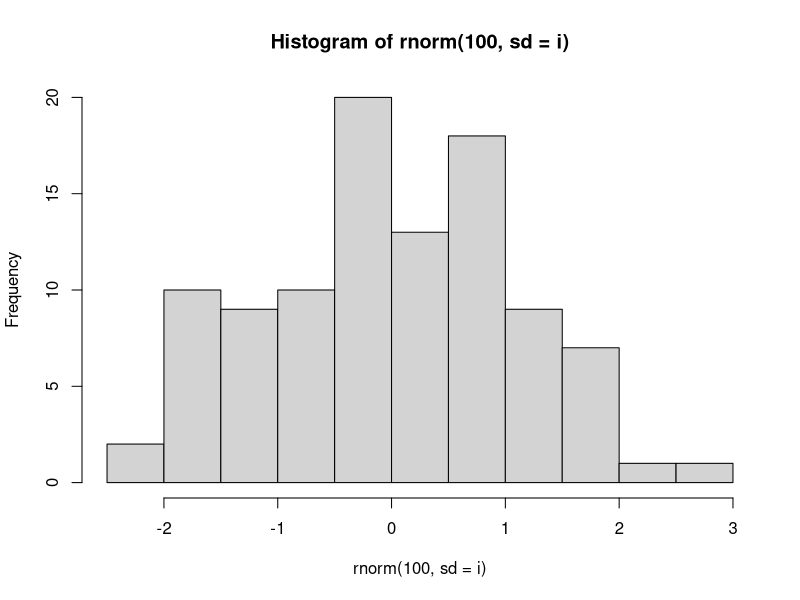
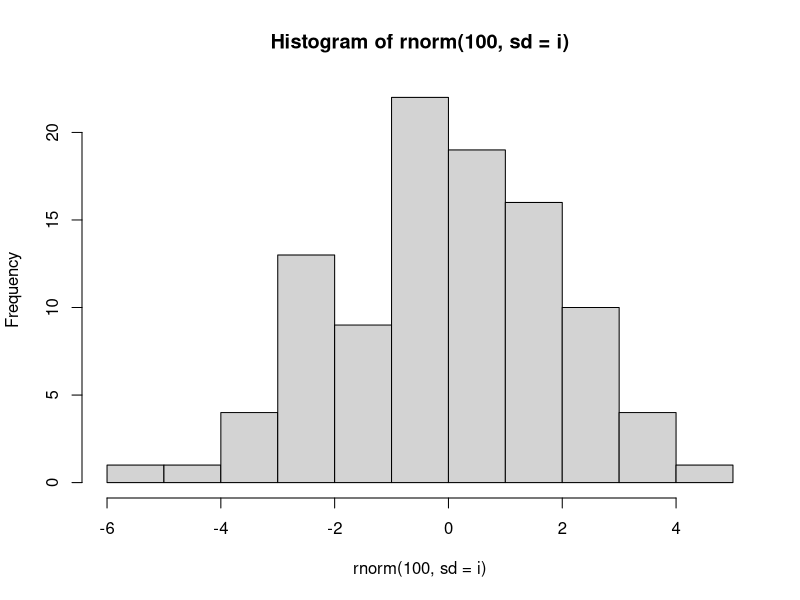
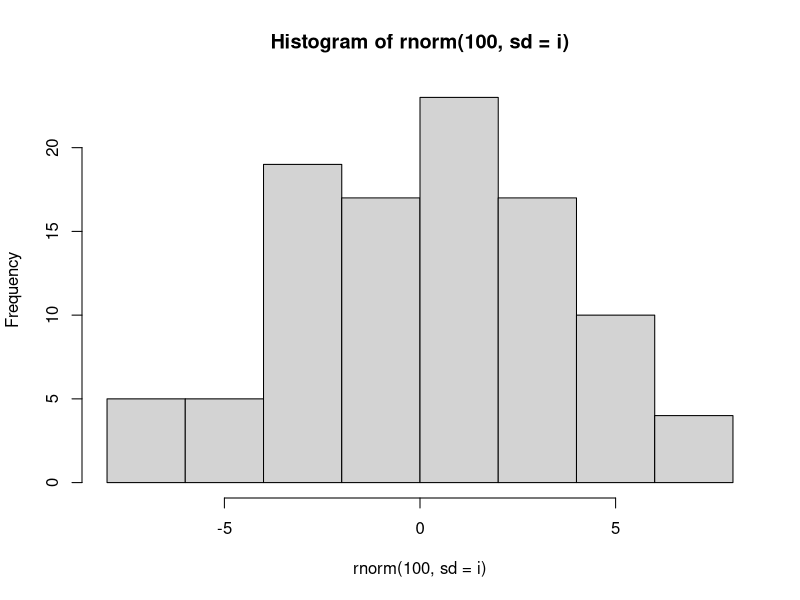
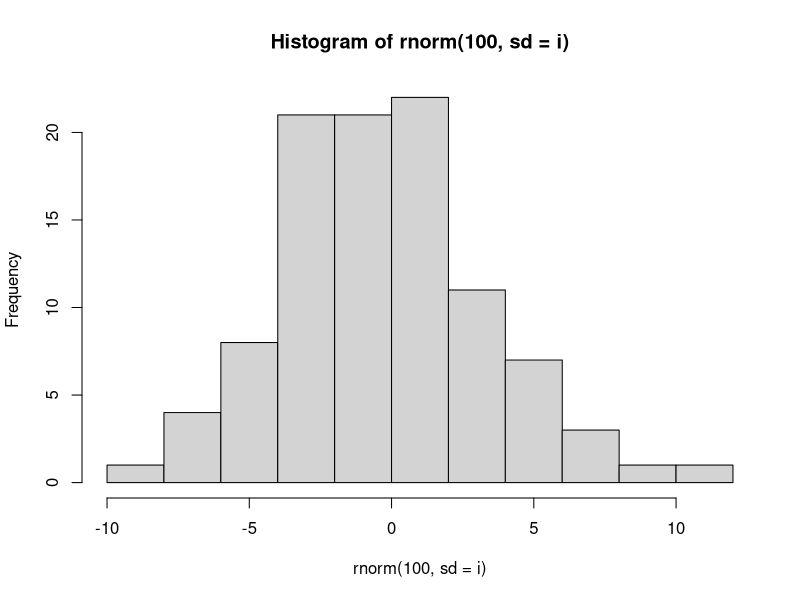
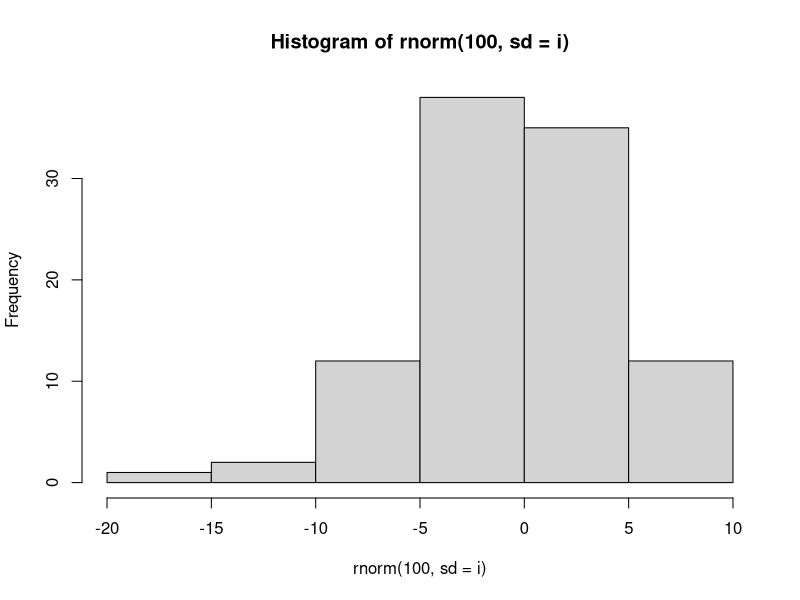

Here is the R script that generated these plots, in order:
paste("north", "south", sep = " ")
paste("north", "south", sep = " and ")


names(mtcars)
grep("wt", names(mtcars))  # searches for a specified substring pattern in a vector x of strings
mtcars[6]
mtcars[[6]]
mtcars$wt

substring("Equator",3,5) # returns the substring in the given character position range start:stop in the given string x 

strsplit("6-16-2011",split="-") 

i <- 2
sprintf("file%02d", i)  # formatted printing
j <- 3
sprintf("dir%02d/file%02d", i, j)  # formatted printing

for (i in 1:5) { 
  fname <- sprintf("q%d.pdf",i) 
  pdf(fname) 
  hist(rnorm(100,sd=i)) 
  dev.off() 
}

today <- as.Date("2016-02-25")
format(today, "%Y%m%d")

today <- Sys.Date()
fdate <- format(today, "%Y%m%d")

fname <- paste("dir/f", fdate, ".csv", sep = "" )
fname


